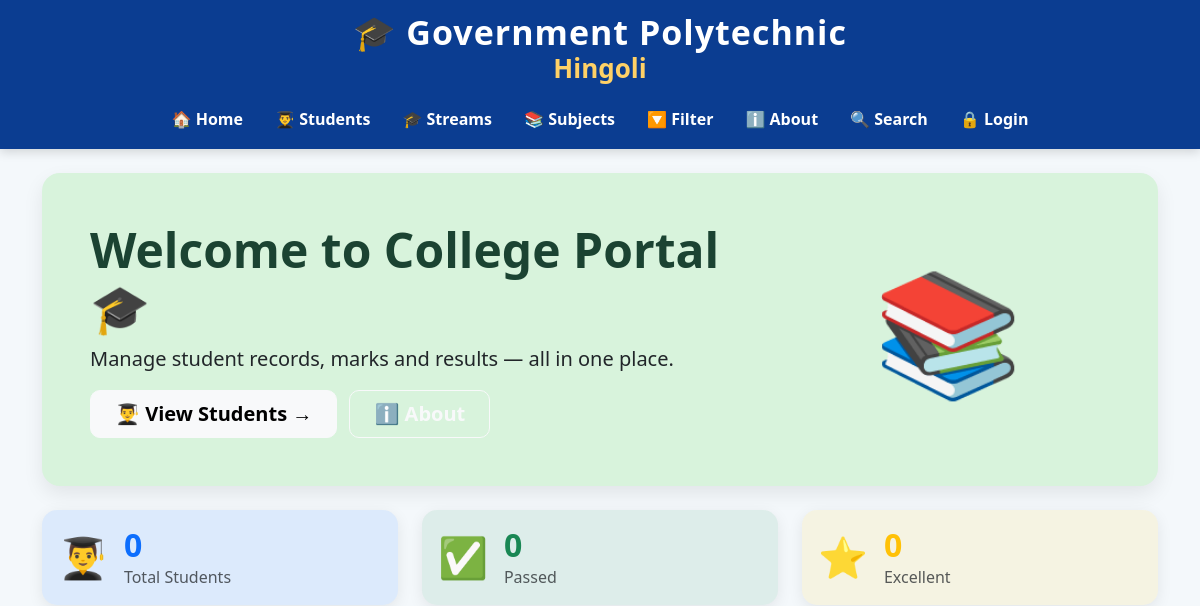
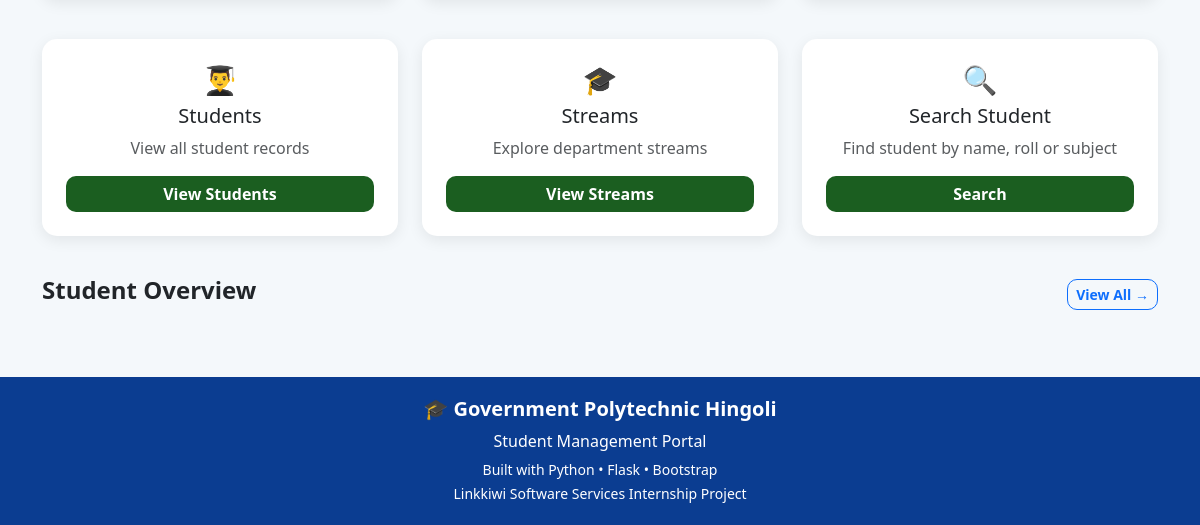
/, run on an earlier commit of the app's database (2 pictures, top to bottom).
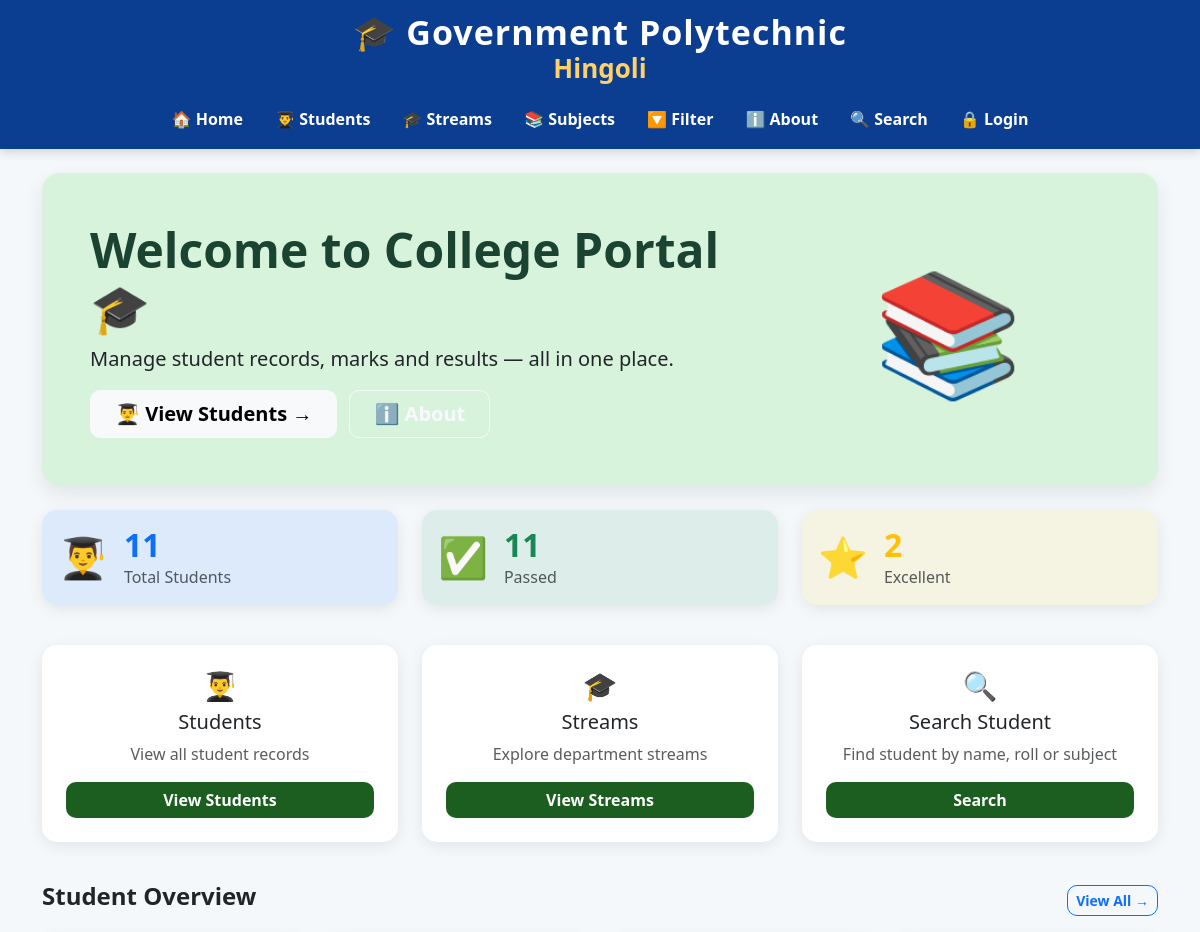
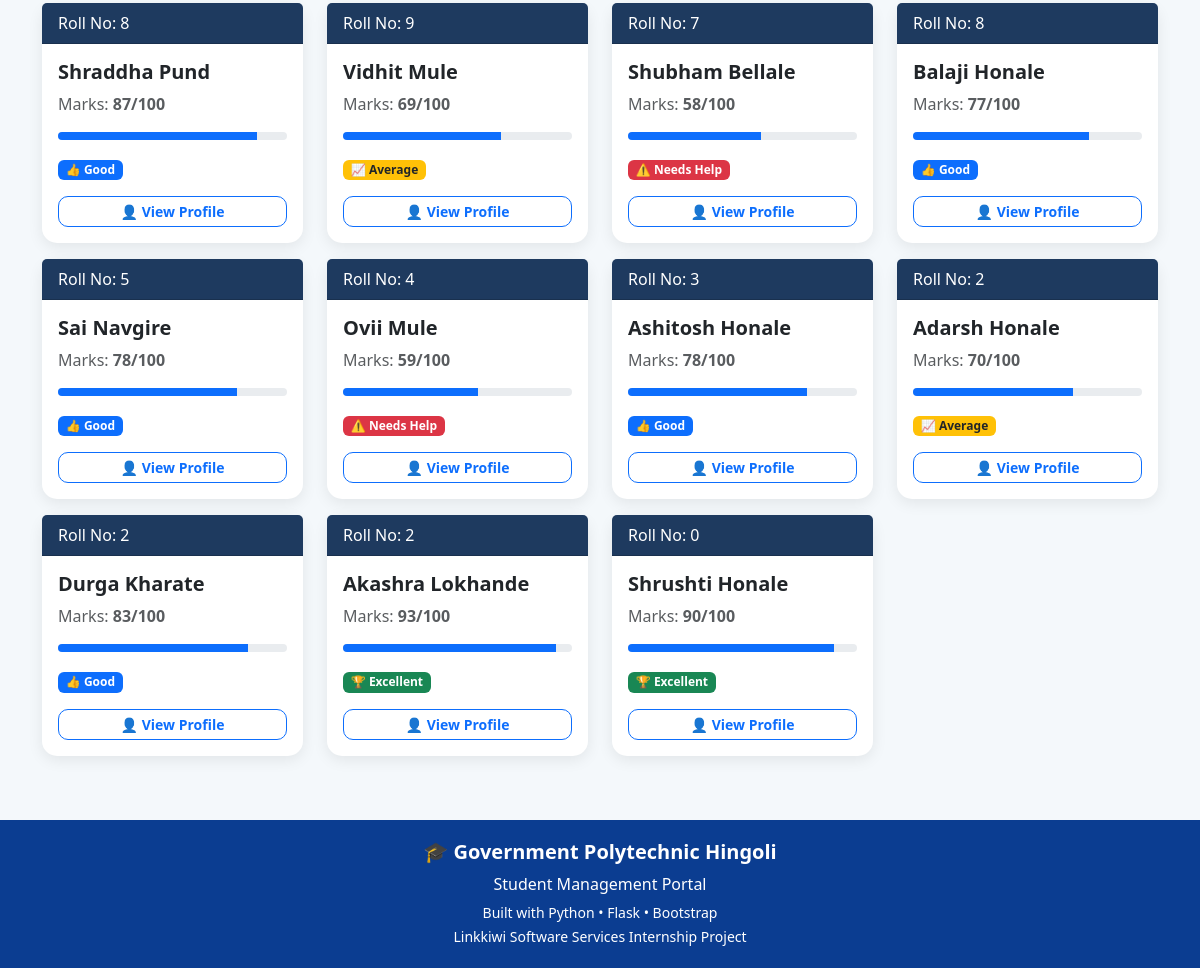
And on a later commit of the database (2 pictures, top to bottom).
### tables this page shows
CREATE TABLE students (
            id INTEGER PRIMARY KEY AUTOINCREMENT,
            name TEXT NOT NULL,
            roll INTEGER NOT NULL,
            marks INTEGER NOT NULL,
            subject TEXT NOT NULL,
            attendance INTEGER DEFAULT 0
        );

### app.py (the view)
@app.route("/")
def home():
    conn = get_db()
    students = conn.execute(
        "SELECT * FROM students ORDER BY id DESC"
    ).fetchall()
    total = conn.execute(
        "SELECT COUNT(*) FROM students"
    ).fetchone()[0]
    passed = conn.execute(
        "SELECT COUNT(*) FROM students WHERE marks >= 45"
    ).fetchone()[0]
    excellent = conn.execute(
        "SELECT COUNT(*) FROM students WHERE marks >= 90"
    ).fetchone()[0]
    conn.close()
    return render_template(
        "home.html",
        students=students,
        total=total,
        passed=passed,
        excellent=excellent
    )

### database.py (called while the page is built)
def get_db():
    conn = sqlite3.connect(DB_PATH)
    conn.row_factory = sqlite3.Row
    return conn

### templates/home.html (shortened to what the changed rows need)
{% extends 'base.html' %}
{% block content %}
<div class="hero-section p-5 mb-4">
    <div class="row align-items-center">
        <div class="col-md-8">
            <h1 class="display-5 fw-bold mb-2">
                Welcome to College Portal 🎓
            </h1>
        </div>
    </div>
</div>
<div class="row mb-4">
    <div class="col-md-4 mb-3">
        <div class="card p-3 bg-primary bg-opacity-10">
            <div class="d-flex align-items-center">
                <div class="ms-3">
                    <h2 class="fw-bold text-primary mb-0">
                        {{ total }}
                    </h2>
                    <p class="text-muted mb-0">
                        Total Students
                    </p>
                </div>
            </div>
        </div>
    </div>
    <div class="col-md-4 mb-3">
        <div class="card p-3 bg-success bg-opacity-10">
            <div class="d-flex align-items-center">
                <div class="ms-3">
                    <h2 class="fw-bold text-success mb-0">
                        {{ passed }}
                    </h2>
                    <p class="text-muted mb-0">
                        Passed
                    </p>
                </div>
            </div>
        </div>
    </div>
    <div class="col-md-4 mb-3">
        <div class="card p-3 bg-warning bg-opacity-10">
            <div class="d-flex align-items-center">
                <div class="ms-3">
                    <h2 class="fw-bold text-warning mb-0">
                        {{ excellent }}
                    </h2>
                    <p class="text-muted mb-0">
                        Excellent
                    </p>
                </div>
            </div>
        </div>
    </div>
</div>
<div class="row">
{% for student in students %}
<div class="col-md-6 col-lg-3 mb-3">
    <div class="card h-100">
        <div class="card-header"
             style="background:#1e3a5f;color:white;">
            Roll No: {{ student.roll }}
        </div>
        <div class="card-body">
            <h5 class="fw-bold">
                {{ student.name }}
            </h5>
            <p class="text-muted">
                Marks:
                <strong>
                    {{ student.marks }}/100
                </strong>
            </p>
            <div class="progress mb-3"
                 style="height:8px;">
                <div class="progress-bar"
                {% if student.marks >= 90 %}
                    bg-success
                {% elif student.marks >= 75 %}
                    bg-primary
                {% elif student.marks >= 60 %}
                    bg-warning
                {% else %}
                    bg-danger
                {% endif %}"
                style="width:{{ student.marks }}%;">
                </div>
            </div>
            {% if student.marks >= 90 %}
                <span class="badge bg-success">
                    🏆 Excellent
                </span>
            {% elif student.marks >= 75 %}
                <span class="badge bg-primary">
                    👍 Good
                </span>
            {% elif student.marks >= 60 %}
                <span class="badge bg-warning text-dark">
                    📈 Average
                </span>
            {% else %}
                <span class="badge bg-danger">
                    ⚠️ Needs Help
                </span>
            {% endif %}
            <div class="mt-3">
                <a href="{{ url_for('student_detail', id=student.id) }}"
                   class="btn btn-outline-primary btn-sm w-100">
                    👤 View Profile
                </a>
            </div>
        </div>
    </div>
</div>
{% endfor %}
</div>
{% endblock %}

What changed in the data, as far as the page shows it:
added students: roll "8", name "Shraddha Pund", marks "87", shows "👍 Good"
added students: roll "9", name "Vidhit Mule", marks "69", shows "📈 Average"
added students: roll "7", name "Shubham Bellale", marks "58", shows "⚠️ Needs Help"
added students: roll "8", name "Balaji Honale", marks "77", shows "👍 Good"
added students: roll "5", name "Sai Navgire", marks "78", shows "👍 Good"
added students: roll "4", name "Ovii Mule", marks "59", shows "⚠️ Needs Help"
added students: roll "3", name "Ashitosh Honale", marks "78", shows "👍 Good"
added students: roll "2", name "Adarsh Honale", marks "70", shows "📈 Average"
added students: roll "2", name "Durga Kharate", marks "83", shows "👍 Good"
added students: roll "2", name "Akashra Lokhande", marks "93", shows "🏆 Excellent"
added students: roll "0", name "Shrushti Honale", marks "90", shows "🏆 Excellent"
Also different on the page:
{{ total }}: "0" → "11"
{{ passed }}: "0" → "11"
{{ excellent }}: "0" → "2"
